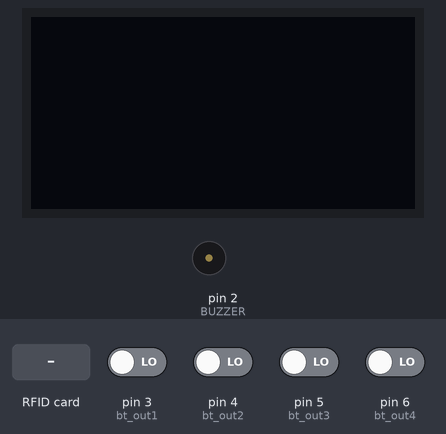
The sketch below on a simulated Arduino Uno, built with avr-gcc and run on an emulated ATmega328P. Parts: 128×64 one-colour display, buzzer (waves = sounding, pin HIGH). The test bench sets the inputs (shaded band); at power-on: pin 3 (bt_out1), pin 4 (bt_out2), pin 5 (bt_out3), pin 6 (bt_out4) LOW. Pins used as bus, display or sensor lines are not drawn.

Above: at 1.2 s.
1.3 s: RFID card 56 C8 99 AC held to the reader
At 2.0 s:
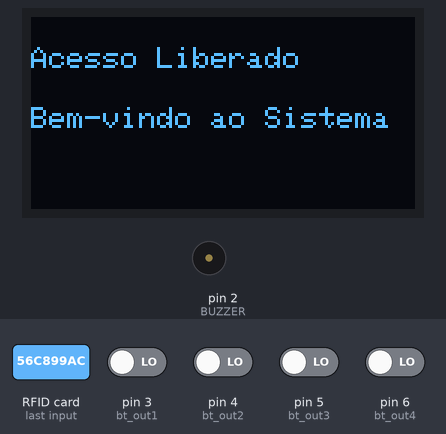
2.8 s: RFID card 5E 7A 19 C4 held to the reader
At 3.9 s:
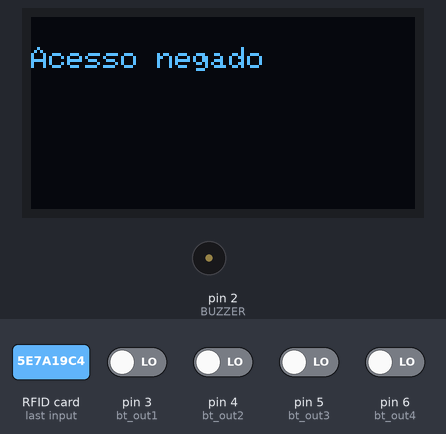
4.3 s: RFID card 56 C8 99 AC held to the reader
At 5.7 s:
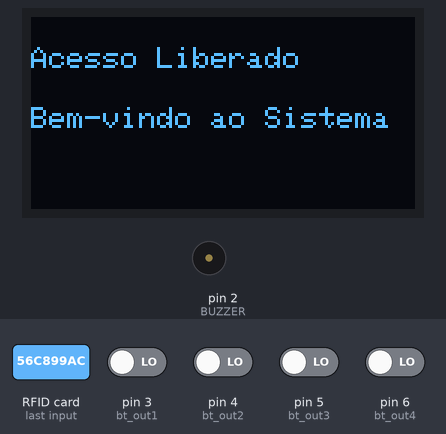
Timing chart, 0 to 7.3 s (numbered marks = the images above; inputs shaded):
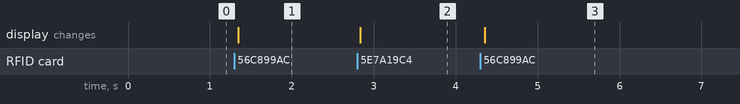

The sketch:

Ava_Final_30.10.24.ino
```cpp
#include <SPI.h>
#include <MFRC522.h>

#include <Wire.h>
#include <Adafruit_GFX.h>
#include <Adafruit_SH1106.h>
#include <DHT.h>
#include <Adafruit_Sensor.h>

#define OLED_RESET -1
#define SS_PIN 10
#define RST_PIN 9
#define BUZZER 2
#define LDR A0
#define TEMP A1

#define bt_out1 3
#define bt_out2 4
#define bt_out3 5
#define bt_out4 6

#define OLED_RESET -1
Adafruit_SH1106 display(OLED_RESET);
MFRC522 mfrc522(SS_PIN, RST_PIN);
float temp;

void buzzerSync(int freq, int time = 500) {
    tone(BUZZER, freq, time);
  	delay(1000);
  	noTone(BUZZER);
  	delay(1000);
}

String initRFID() {
    if ( ! mfrc522.PICC_IsNewCardPresent())
    {
      return "";
    }

    if ( ! mfrc522.PICC_ReadCardSerial())
    {
      return "";
    }

    String content= "";
    byte letter;
    for (byte i = 0; i < mfrc522.uid.size; i++)
    {
      // Serial.print(mfrc522.uid.uidByte[i] < 0x10 ? " 0" : " ");
      // Serial.print(mfrc522.uid.uidByte[i], HEX);
      content.concat(String(mfrc522.uid.uidByte[i] < 0x10 ? " 0" : " "));
      content.concat(String(mfrc522.uid.uidByte[i], HEX));
    }

    content.toUpperCase();
    return content.substring(1);
}

int ldrValue = 0;

void displayMessage(int opt, String msg = "", int auth = 0) {
    display.clearDisplay();
    display.setCursor(0, 10);


    if (opt == 0 && auth == 0) {
        display.print("Acesso negado");
        display.setCursor(0, 30);
    }

    if (opt == 0 && auth == 1) {
        display.print("Acesso Liberado");
        display.setCursor(0, 30);
        display.print("Bem-vindo ao Sistema");
    }
    else if (opt == 1 && auth == 1) {
        display.print("Configura\xC3\xA7\xC3\xB5es");
        display.setCursor(0, 30);
        display.print("1. Acessar Configura\xC3\xA7\xC3\xB5es");
        display.setCursor(0, 50);
        display.print("2. Tela Inicial");
    }
    else if (opt == 2 && auth == 1) {

      temp = analogRead(TEMP);
      Serial.println(temp);
      display.print("Temperatura:");
      display.setCursor(0, 30);
      display.print(temp);
    }
    else if (opt == 3 && auth == 1) {
        display.print("Opções de Tela");
        display.setCursor(0, 30);
        display.print("Op 1: clique 3");
        display.setCursor(0, 50);
        display.print("Op 2: clique 4");
    }

    display.display();
}

int optValues() {
   if(digitalRead(bt_out1) == HIGH){
      return 1;
  }

  if(digitalRead(bt_out2) == HIGH){
      return 2;
  }

  if(digitalRead(bt_out4) == HIGH){
      return 3;
  }

  if(digitalRead(bt_out3) == HIGH){
      return 4;
  }

  return 0;

}

void setup() {
  Serial.begin(9600);

  pinMode(BUZZER, OUTPUT);
  pinMode(LDR, INPUT);

  pinMode(bt_out1, INPUT);
  pinMode(bt_out2, INPUT);
  pinMode(bt_out3, INPUT);
  pinMode(bt_out4, INPUT);

  SPI.begin();
  mfrc522.PCD_Init();

  display.begin(SH1106_SWITCHCAPVCC, 0x3C);
  display.clearDisplay();
  display.setTextSize(1);
  display.setTextColor(WHITE);

}

void loop() {
  String code = initRFID();
  String keyValidate = "56 C8 99 AC";

  if (code == keyValidate) {
    int opt = optValues();
    displayMessage(opt, "", 1);
  }

  if (code != "" && code != keyValidate) {
      displayMessage(0, "", 0);
  }

}
```

Measured:
- after the input at 1.3 s, the display: changes after 0.05 s (image 1)
- after the input at 2.8 s, the display: changes at once (image 2)
- after the input at 4.3 s, the display: changes after 0.05 s (image 3)
